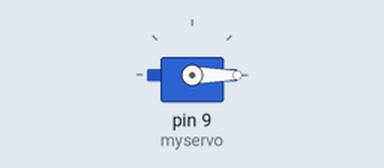
This sketch was run on a simulated Arduino Uno, built with avr-gcc and run on an emulated ATmega328P. Parts: servo.

Above: at 0.05 s.
Timing chart, 0 to 3.0 s (numbered marks = the images above):
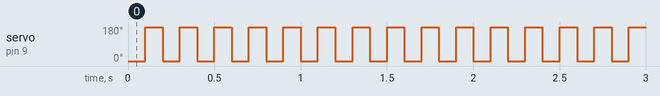

The sketch:

aa.ino
```cpp
#include <Servo.h>

  Servo myservo;  // create servo object to control a servo

  // variable to read the value from the analog pin

void setup()
{
  myservo.attach(9);  // attaches the servo on pin 9 to the servo object
}

void loop()
{
  myservo.write(0);                  // sets the servo position according to the scaled value
  delay(100);
  myservo.write(180);
  delay(100);  // waits for the servo to get there
}
```

Measured:
- by itself, servo on pin 9 (myservo): alternates 180° for 0.10 s and 0° for 0.10 s
